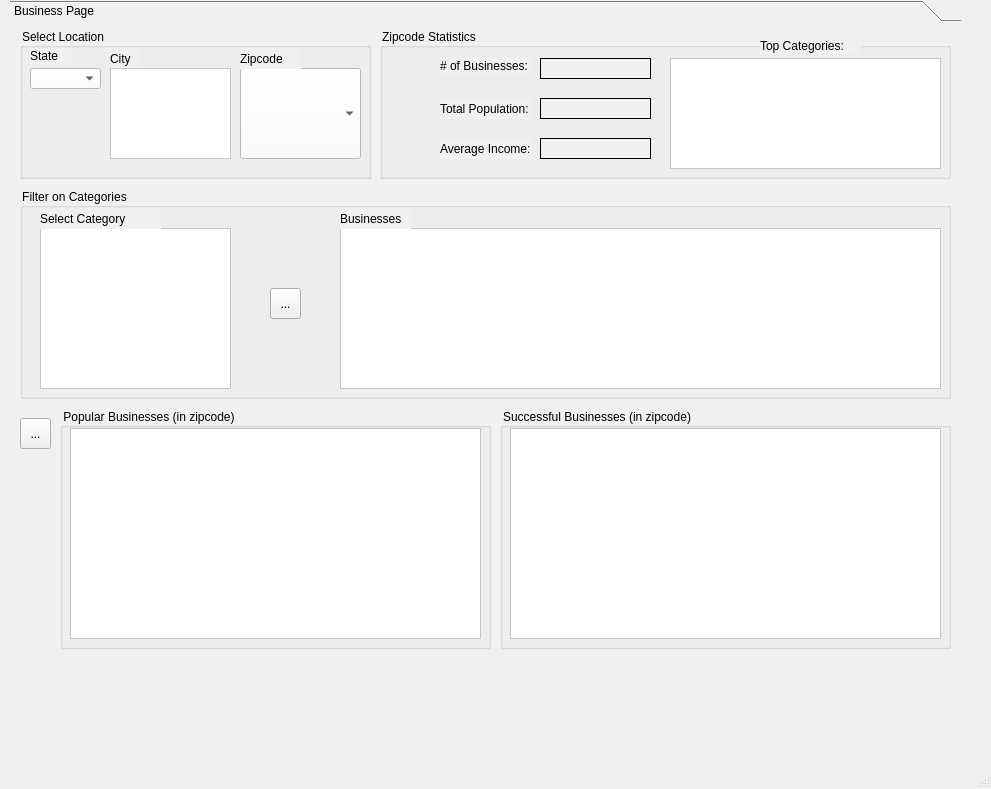
<?xml version="1.0" encoding="UTF-8"?>
<ui version="4.0">
 <class>MainWindow</class>
 <widget class="QMainWindow" name="MainWindow">
  <property name="geometry">
   <rect>
    <x>0</x>
    <y>0</y>
    <width>991</width>
    <height>789</height>
   </rect>
  </property>
  <property name="windowTitle">
   <string>MainWindow</string>
  </property>
  <widget class="QWidget" name="centralwidget">
   <widget class="QToolBox" name="toolBox">
    <property name="geometry">
     <rect>
      <x>10</x>
      <y>0</y>
      <width>951</width>
      <height>701</height>
     </rect>
    </property>
    <property name="styleSheet">
     <string notr="true">font: 12pt &quot;Segoe UI&quot;;
background-color: rgb(240, 240, 240);</string>
    </property>
    <property name="currentIndex">
     <number>0</number>
    </property>
    <widget class="QWidget" name="page">
     <property name="geometry">
      <rect>
       <x>0</x>
       <y>0</y>
       <width>951</width>
       <height>666</height>
      </rect>
     </property>
     <attribute name="label">
      <string>Business Page</string>
     </attribute>
     <widget class="QGroupBox" name="groupBox">
      <property name="geometry">
       <rect>
        <x>10</x>
        <y>0</y>
        <width>351</width>
        <height>151</height>
       </rect>
      </property>
      <property name="styleSheet">
       <string notr="true">background-color: rgb(240, 240, 240);
border-color: rgb(0, 0, 0);
font: 10pt &quot;Segoe UI&quot;;
color: rgb(0, 0, 0);</string>
      </property>
      <property name="title">
       <string>Select Location</string>
      </property>
      <widget class="QComboBox" name="stateList">
       <property name="geometry">
        <rect>
         <x>10</x>
         <y>40</y>
         <width>71</width>
         <height>21</height>
        </rect>
       </property>
       <property name="styleSheet">
        <string notr="true">background-color: rgb(255, 255, 255);
font: 8pt &quot;Segoe UI&quot;;
color: rgb(0, 0, 0);</string>
       </property>
      </widget>
      <widget class="QLabel" name="label">
       <property name="geometry">
        <rect>
         <x>10</x>
         <y>20</y>
         <width>41</width>
         <height>16</height>
        </rect>
       </property>
       <property name="styleSheet">
        <string notr="true">color: rgb(0, 0, 0);
font: 9pt &quot;Segoe UI&quot;;</string>
       </property>
       <property name="text">
        <string>State</string>
       </property>
      </widget>
      <widget class="QLabel" name="label_2">
       <property name="geometry">
        <rect>
         <x>90</x>
         <y>20</y>
         <width>31</width>
         <height>21</height>
        </rect>
       </property>
       <property name="styleSheet">
        <string notr="true">color: rgb(0, 0, 0);
font: 9pt &quot;Segoe UI&quot;;</string>
       </property>
       <property name="text">
        <string>City</string>
       </property>
      </widget>
      <widget class="QListWidget" name="cityList">
       <property name="geometry">
        <rect>
         <x>90</x>
         <y>40</y>
         <width>121</width>
         <height>91</height>
        </rect>
       </property>
       <property name="styleSheet">
        <string notr="true">background-color: rgb(255, 255, 255);
font: 8pt &quot;Segoe UI&quot;;
color: rgb(0, 0, 0);</string>
       </property>
      </widget>
      <widget class="QComboBox" name="zipcodeList">
       <property name="geometry">
        <rect>
         <x>220</x>
         <y>40</y>
         <width>121</width>
         <height>91</height>
        </rect>
       </property>
       <property name="styleSheet">
        <string notr="true">background-color: rgb(255, 255, 255);
font: 8pt &quot;Segoe UI&quot;;
color: rgb(0, 0, 0);</string>
       </property>
      </widget>
      <widget class="QLabel" name="label_5">
       <property name="geometry">
        <rect>
         <x>220</x>
         <y>20</y>
         <width>61</width>
         <height>21</height>
        </rect>
       </property>
       <property name="styleSheet">
        <string notr="true">color: rgb(0, 0, 0);
font: 9pt &quot;Segoe UI&quot;;</string>
       </property>
       <property name="text">
        <string>Zipcode</string>
       </property>
      </widget>
     </widget>
     <widget class="QGroupBox" name="groupBox_2">
      <property name="geometry">
       <rect>
        <x>10</x>
        <y>160</y>
        <width>931</width>
        <height>211</height>
       </rect>
      </property>
      <property name="styleSheet">
       <string notr="true">background-color: rgb(240, 240, 240);
border-color: rgb(0, 0, 0);
font: 10pt &quot;Segoe UI&quot;;
color: rgb(0, 0, 0);</string>
      </property>
      <property name="title">
       <string>Filter on Categories</string>
      </property>
      <widget class="QTableWidget" name="businessTable">
       <property name="geometry">
        <rect>
         <x>320</x>
         <y>40</y>
         <width>601</width>
         <height>161</height>
        </rect>
       </property>
       <property name="styleSheet">
        <string notr="true">background-color: rgb(255, 255, 255);
font: 8pt &quot;Segoe UI&quot;;
color: rgb(0, 0, 0);</string>
       </property>
      </widget>
      <widget class="QLabel" name="label_9">
       <property name="geometry">
        <rect>
         <x>320</x>
         <y>20</y>
         <width>71</width>
         <height>21</height>
        </rect>
       </property>
       <property name="styleSheet">
        <string notr="true">color: rgb(0, 0, 0);
font: 9pt &quot;Segoe UI&quot;;</string>
       </property>
       <property name="text">
        <string>Businesses</string>
       </property>
      </widget>
      <widget class="QListWidget" name="catList">
       <property name="geometry">
        <rect>
         <x>20</x>
         <y>40</y>
         <width>191</width>
         <height>161</height>
        </rect>
       </property>
       <property name="styleSheet">
        <string notr="true">background-color: rgb(255, 255, 255);
font: 8pt &quot;Segoe UI&quot;;
color: rgb(0, 0, 0);</string>
       </property>
      </widget>
      <widget class="QLabel" name="label_10">
       <property name="geometry">
        <rect>
         <x>20</x>
         <y>20</y>
         <width>121</width>
         <height>21</height>
        </rect>
       </property>
       <property name="styleSheet">
        <string notr="true">color: rgb(0, 0, 0);
font: 9pt &quot;Segoe UI&quot;;</string>
       </property>
       <property name="text">
        <string>Select Category</string>
       </property>
      </widget>
      <widget class="QToolButton" name="clearButton">
       <property name="geometry">
        <rect>
         <x>250</x>
         <y>100</y>
         <width>31</width>
         <height>31</height>
        </rect>
       </property>
       <property name="text">
        <string>...</string>
       </property>
       <property name="icon">
        <iconset theme="QIcon::ThemeIcon::EditClear"/>
       </property>
      </widget>
     </widget>
     <widget class="QGroupBox" name="groupBox_4">
      <property name="geometry">
       <rect>
        <x>370</x>
        <y>0</y>
        <width>571</width>
        <height>151</height>
       </rect>
      </property>
      <property name="styleSheet">
       <string notr="true">background-color: rgb(240, 240, 240);
border-color: rgb(0, 0, 0);
font: 10pt &quot;Segoe UI&quot;;
color: rgb(0, 0, 0);</string>
      </property>
      <property name="title">
       <string>Zipcode Statistics</string>
      </property>
      <widget class="QLabel" name="label_6">
       <property name="geometry">
        <rect>
         <x>60</x>
         <y>30</y>
         <width>91</width>
         <height>16</height>
        </rect>
       </property>
       <property name="styleSheet">
        <string notr="true">color: rgb(0, 0, 0);
font: 9pt &quot;Segoe UI&quot;;</string>
       </property>
       <property name="text">
        <string># of Businesses:</string>
       </property>
      </widget>
      <widget class="QLabel" name="label_7">
       <property name="geometry">
        <rect>
         <x>60</x>
         <y>70</y>
         <width>91</width>
         <height>21</height>
        </rect>
       </property>
       <property name="styleSheet">
        <string notr="true">color: rgb(0, 0, 0);
font: 9pt &quot;Segoe UI&quot;;</string>
       </property>
       <property name="text">
        <string>Total Population:</string>
       </property>
      </widget>
      <widget class="QLabel" name="label_8">
       <property name="geometry">
        <rect>
         <x>60</x>
         <y>110</y>
         <width>91</width>
         <height>21</height>
        </rect>
       </property>
       <property name="styleSheet">
        <string notr="true">color: rgb(0, 0, 0);
font: 9pt &quot;Segoe UI&quot;;</string>
       </property>
       <property name="text">
        <string>Average Income:</string>
       </property>
      </widget>
      <widget class="QLabel" name="numBus">
       <property name="geometry">
        <rect>
         <x>160</x>
         <y>30</y>
         <width>111</width>
         <height>21</height>
        </rect>
       </property>
       <property name="styleSheet">
        <string notr="true">border: 1px solid black;
color: black;</string>
       </property>
       <property name="text">
        <string/>
       </property>
      </widget>
      <widget class="QLabel" name="totalPop">
       <property name="geometry">
        <rect>
         <x>160</x>
         <y>70</y>
         <width>111</width>
         <height>21</height>
        </rect>
       </property>
       <property name="styleSheet">
        <string notr="true">border: 1px solid black;
color: black;</string>
       </property>
       <property name="text">
        <string/>
       </property>
      </widget>
      <widget class="QLabel" name="avgIncome">
       <property name="geometry">
        <rect>
         <x>160</x>
         <y>110</y>
         <width>111</width>
         <height>21</height>
        </rect>
       </property>
       <property name="styleSheet">
        <string notr="true">border: 1px solid black;
color: black;</string>
       </property>
       <property name="text">
        <string/>
       </property>
      </widget>
      <widget class="QTableWidget" name="topCatList">
       <property name="geometry">
        <rect>
         <x>290</x>
         <y>30</y>
         <width>271</width>
         <height>111</height>
        </rect>
       </property>
       <property name="styleSheet">
        <string notr="true">background-color: rgb(255, 255, 255);
font: 8pt &quot;Segoe UI&quot;;
color: rgb(0, 0, 0);</string>
       </property>
      </widget>
      <widget class="QLabel" name="label_11">
       <property name="geometry">
        <rect>
         <x>380</x>
         <y>10</y>
         <width>101</width>
         <height>16</height>
        </rect>
       </property>
       <property name="styleSheet">
        <string notr="true">color: rgb(0, 0, 0);
font: 9pt &quot;Segoe UI&quot;;</string>
       </property>
       <property name="text">
        <string>Top Categories:</string>
       </property>
      </widget>
     </widget>
     <widget class="QGroupBox" name="groupBox_5">
      <property name="geometry">
       <rect>
        <x>50</x>
        <y>380</y>
        <width>431</width>
        <height>241</height>
       </rect>
      </property>
      <property name="styleSheet">
       <string notr="true">background-color: rgb(240, 240, 240);
border-color: rgb(0, 0, 0);
font: 10pt &quot;Segoe UI&quot;;
color: rgb(0, 0, 0);</string>
      </property>
      <property name="title">
       <string>Popular Businesses (in zipcode)</string>
      </property>
      <widget class="QTableWidget" name="popBus">
       <property name="geometry">
        <rect>
         <x>10</x>
         <y>20</y>
         <width>411</width>
         <height>211</height>
        </rect>
       </property>
       <property name="styleSheet">
        <string notr="true">background-color: rgb(255, 255, 255);
font: 8pt &quot;Segoe UI&quot;;
color: rgb(0, 0, 0);</string>
       </property>
      </widget>
     </widget>
     <widget class="QGroupBox" name="groupBox_6">
      <property name="geometry">
       <rect>
        <x>490</x>
        <y>380</y>
        <width>451</width>
        <height>241</height>
       </rect>
      </property>
      <property name="styleSheet">
       <string notr="true">background-color: rgb(240, 240, 240);
border-color: rgb(0, 0, 0);
font: 10pt &quot;Segoe UI&quot;;
color: rgb(0, 0, 0);</string>
      </property>
      <property name="title">
       <string>Successful Businesses (in zipcode)</string>
      </property>
      <widget class="QTableWidget" name="sucBus">
       <property name="geometry">
        <rect>
         <x>10</x>
         <y>20</y>
         <width>431</width>
         <height>211</height>
        </rect>
       </property>
       <property name="styleSheet">
        <string notr="true">background-color: rgb(255, 255, 255);
font: 8pt &quot;Segoe UI&quot;;
color: rgb(0, 0, 0);</string>
       </property>
      </widget>
     </widget>
     <widget class="QToolButton" name="refreshButton">
      <property name="geometry">
       <rect>
        <x>10</x>
        <y>390</y>
        <width>31</width>
        <height>31</height>
       </rect>
      </property>
      <property name="text">
       <string>...</string>
      </property>
      <property name="icon">
       <iconset theme="QIcon::ThemeIcon::ViewRestore"/>
      </property>
     </widget>
    </widget>
   </widget>
  </widget>
  <widget class="QMenuBar" name="menubar">
   <property name="geometry">
    <rect>
     <x>0</x>
     <y>0</y>
     <width>991</width>
     <height>33</height>
    </rect>
   </property>
  </widget>
  <widget class="QStatusBar" name="statusbar"/>
 </widget>
 <resources/>
 <connections/>
</ui>
